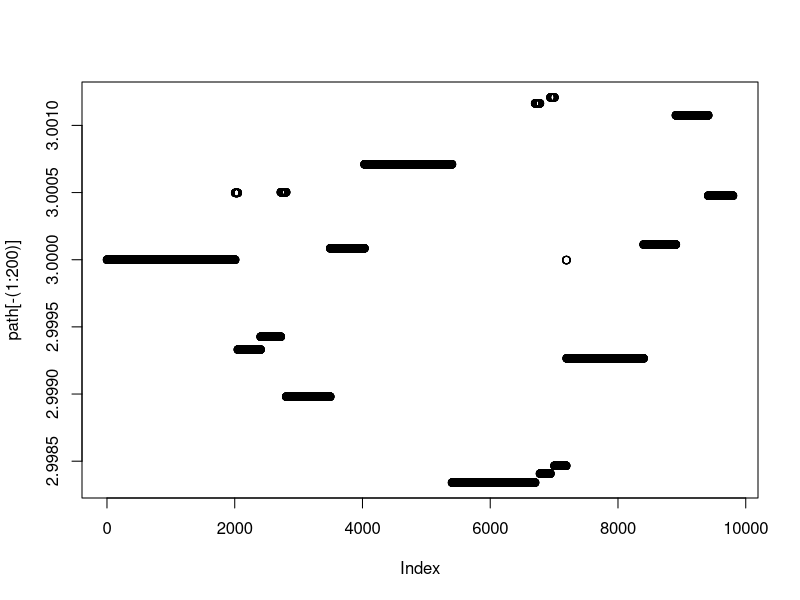
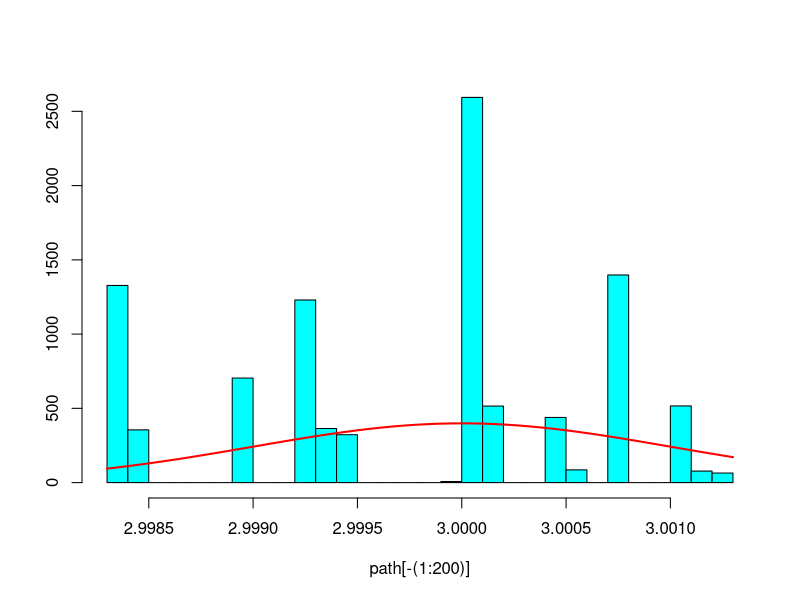
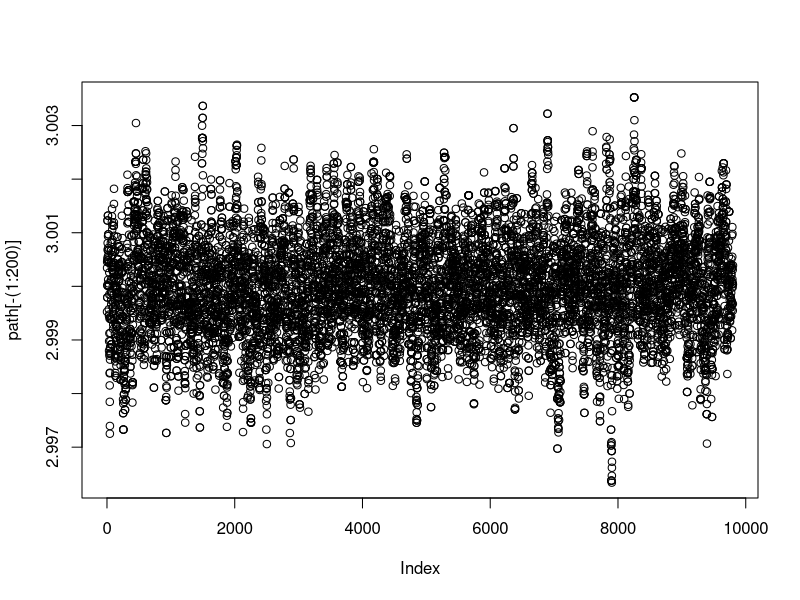
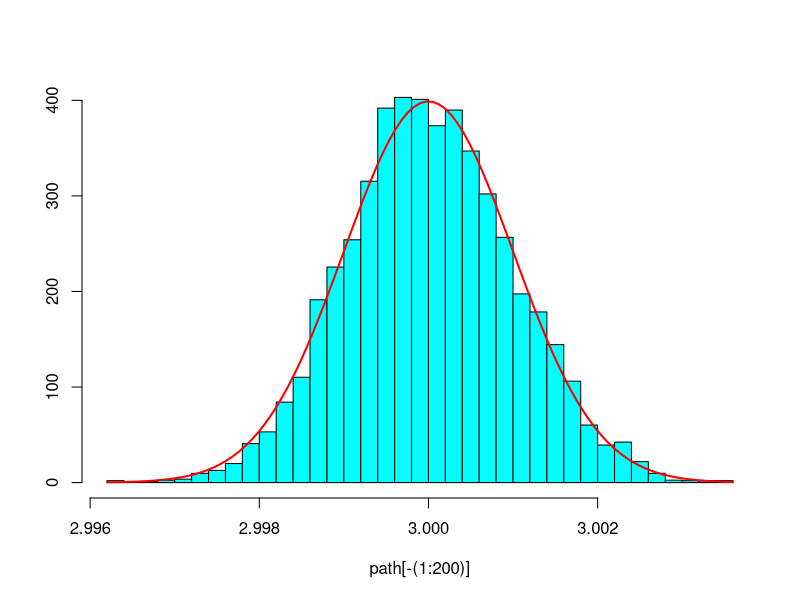
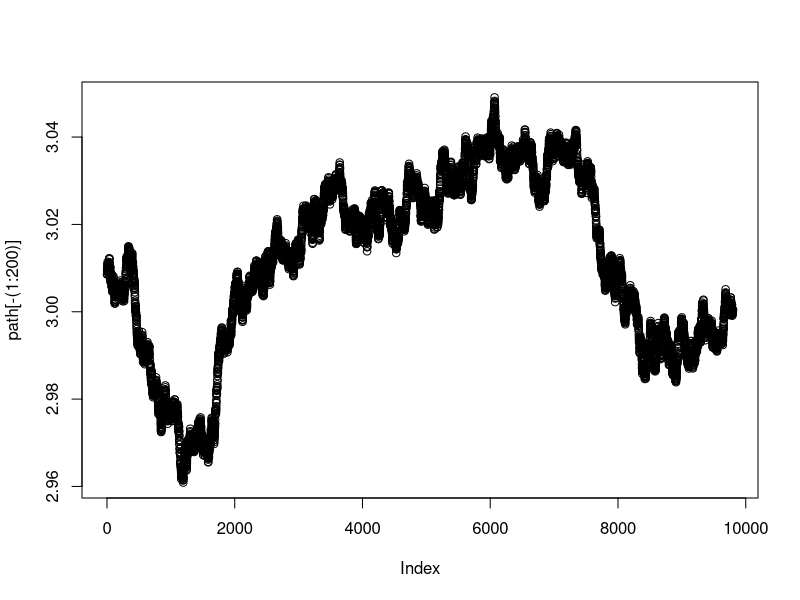
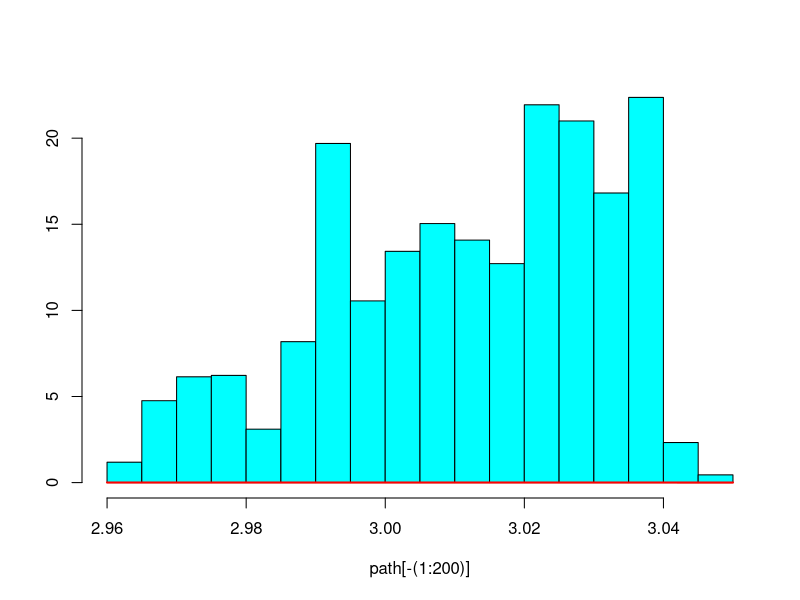
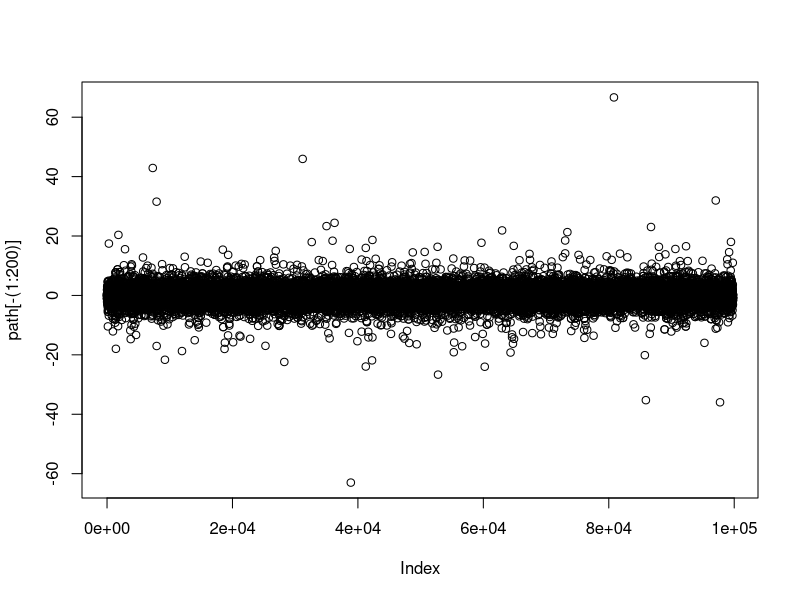
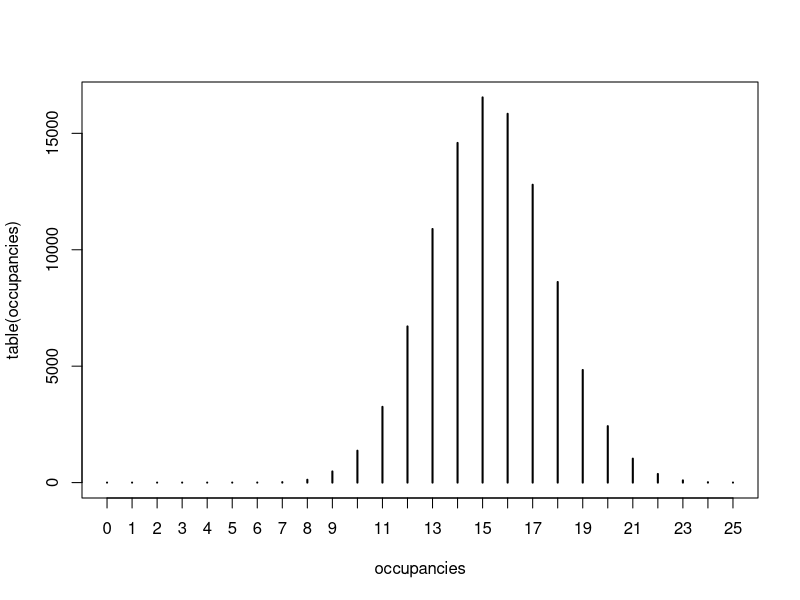

Write R code to recreate these figures, in order.
## ---- chunk 1
f <- function(x) {
  return(1/(3*sqrt(2*pi)) * exp(-0.5*((x - 3 )/ 0.001)^2))
}

nit <- 10000
path <- rep(0, nit)
state <- 3  # Initial state
path[1] <- state
scale <- 1
for (i in 2:nit) {
  candidate <- runif(n = 1, min = state - scale, max = state + scale)
  ratio <- f(candidate) / f(state)
  u <- runif(n = 1, min = 0, max = 1)
  if (u < ratio) {
    state <- candidate
  }
  path[i] <- state
}

plot(path[-(1:200)])

library(MASS)
truehist(path[-(1:200)])
con <- integrate(f, 2.9, 3.1)$value     
fnormalized <- function(x){f(x)/con}
curve(fnormalized(x), add=TRUE, col="red", lwd=2)
## ---- chunk 2
path <- rep(0, nit)

state <- 3  # Initial state
path[1] <- state

scale <- 0.001
for (i in 2:nit) {
  candidate <- runif(n = 1, min = state - scale, max = state + scale)
  ratio <- f(candidate) / f(state)
  u <- runif(n = 1, min = 0, max = 1)
  if (u < ratio) {
    state <- candidate
  }
  path[i] <- state
}

plot(path[-(1:200)])

library(MASS)
truehist(path[-(1:200)])
curve(fnormalized(x), add=TRUE, col="red", lwd=2)
## ---- chunk 3
f <- function(x) {
  return(1/sqrt(2*pi) * exp(-(x^2)/2))
}

path <- rep(0, nit)

state <- 3  # Initial state
path[1] <- state

scale <- 0.001
for (i in 2:nit) {
  candidate <- runif(n = 1, min = state - scale, max = state + scale)
  ratio <- f(candidate) / f(state)
  u <- runif(n = 1, min = 0, max = 1)
  if (u < ratio) {
    state <- candidate
  }
  path[i] <- state
}

plot(path[-(1:200)])
con <- integrate(f, -5, 5)$value     
fnormalized <- function(x){f(x)/con}

library(MASS)
truehist(path[-(1:200)])
curve(fnormalized(x), add=TRUE, col="red", lwd=2)
## ---- chunk 4
Q <- rbind(c(0, 1/3, 1/3, 1/3, 0), c(1/3, 0, 1/3, 1/3, 0), c(1/3, 1/3, 0, 1/3, 0), 
           c(0.25, 0.25, 0.25, 0, 0.25), c(0, 0, 0, 1, 0))
dist_pi <- c(1/15, 2/15, 3/15, 4/15, 5/15)
P <- matrix(0, nrow=5, ncol=5)

for (i in 1:5) {
  for (j in 1:5) {
    if (i != j) {
      denominator <- dist_pi[i]*Q[i, j]
      if (denominator != 0) {
        fraction <- (dist_pi[j]*Q[j, i]) / denominator
      }
      else {
        fraction <- 1
      }
      
      P[i, j] <- (Q[i, j] * min(1, fraction))
    }
  }
}

fractions(P)
## ---- chunk 5
for (i in 1:5) {
  P[i, i] <- 1 - sum(P[i,])
}
fractions(P)
## ---- chunk 6
dist_pi %*% P
dist_pi
## ---- chunk 7
nsteps <- 100000
results <- rep(NA, nsteps)
results[1] <- 1 # Initial location

for (i in 2:nsteps) {
  probs <- P[results[i - 1],]
  results[i] <- sample(c(1, 2, 3, 4, 5), size=1, prob=probs)
}

table(results)
nsteps * dist_pi
## ---- chunk 8
f <- function(x) {
  return((1 + (x^2)/3)^(-0.5*4))
}

nit <- 100000
path <- rep(NA, nit)
state <- 0 # Initial state
path[1] <- state
for (i in 2:nit) {
  angle <- runif(n = 1, min = -pi/2, max = pi/2)
  candidate <- tan(angle)
  ratio <- (f(candidate) * dcauchy(state)) / (f(state) * dcauchy(candidate))
  u <- runif(n = 1, min = 0, max = 1)
  if (u < ratio) {
    state <- candidate # Accept the candidate
  }
  path[i] <- state
}

plot(path[-(1:200)])
## ---- chunk 9
quantile(abs(path), probs = c(0.9, 0.95, 0.99))
# Factoring in the absolute values, for comparison:
qt(p = c(0.95, 0.975, 0.995), df = 3)
## ---- chunk 10
nit <- 100000
path <- array(0, dim=c(8, 8, nit))

meets_constraint <- function(lattice) {
  # Check for vertical pairs
  for (i in 1:8) {
    for (j in 1:7) {
      if (lattice[i, j] + lattice[i, j + 1] == 2) {
        return(FALSE)
      }
    }
  }
  
  # Check for horizontal pairs
  for (j in 1:8) {
    for (i in 1:7) {
      if (lattice[i, j] + lattice[i + 1, j] == 2) {
        return(FALSE)
      }
    }
  }
  
  return(TRUE);
}

for (k in 2:nit) {
  x <- sample(1:8, size=1)
  y <- sample(1:8, size=1)
  this_lattice <- path[,,k - 1]
  this_lattice[x, y] <- 1 - this_lattice[x, y]
  if (meets_constraint(this_lattice)) {
    path[,,k] <- this_lattice
  }
  else {
    path[,,k] <- path[,,k - 1]
  }
}

occupancies <- rep(0, nit)
for (i in 1:nit) {
  occupancies[i] <- sum(path[,,i])
}

plot(table(occupancies))
## ---- chunk 11
quantile(occupancies, c(0.1, 0.5, 0.9))
## ---- chunk 12
library(grid)

plot.hc <- function(mat){
  m <- dim(mat)[1]
  n <- dim(mat)[2]
  
  grid.newpage()
  rad = .02
  xx = function(j) {j/(n+1)}
  yy = function(i) {(m+1-i)/(m+1)}
  
  for(i in 1:m){
    grid.lines(c(xx(1),xx(n)),c(yy(i),yy(i)))
  }
  for(j in 1:n){
    grid.lines(c(xx(j),xx(j)),c(yy(1),yy(m)))
  }
  for(j in 1:n){
    for(i in 1:m){
      mycolor <- c('black','green')[1+mat[i,j]]
      grid.circle(xx(j), yy(i), rad, gp=gpar(fill=mycolor))
    }
  }
}

plot.hc(path[,,2500])
plot.hc(path[,,5000])
plot.hc(path[,,7500])
plot.hc(path[,,10000])
